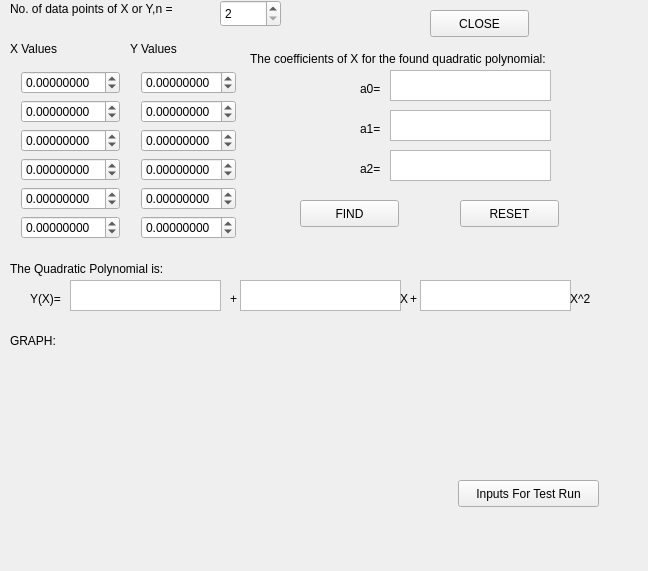
<?xml version="1.0" encoding="UTF-8"?>
<ui version="4.0">
 <class>Widget</class>
 <widget class="QWidget" name="Widget">
  <property name="geometry">
   <rect>
    <x>0</x>
    <y>0</y>
    <width>648</width>
    <height>571</height>
   </rect>
  </property>
  <property name="windowTitle">
   <string>Widget</string>
  </property>
  <widget class="QLabel" name="label">
   <property name="geometry">
    <rect>
     <x>10</x>
     <y>0</y>
     <width>211</width>
     <height>17</height>
    </rect>
   </property>
   <property name="text">
    <string>No. of data points of X or Y,n =</string>
   </property>
  </widget>
  <widget class="QSpinBox" name="spinBox">
   <property name="geometry">
    <rect>
     <x>220</x>
     <y>0</y>
     <width>61</width>
     <height>27</height>
    </rect>
   </property>
   <property name="minimum">
    <number>2</number>
   </property>
   <property name="maximum">
    <number>6</number>
   </property>
  </widget>
  <widget class="QLabel" name="label_2">
   <property name="geometry">
    <rect>
     <x>10</x>
     <y>40</y>
     <width>67</width>
     <height>17</height>
    </rect>
   </property>
   <property name="text">
    <string>X Values</string>
   </property>
  </widget>
  <widget class="QLabel" name="label_3">
   <property name="geometry">
    <rect>
     <x>130</x>
     <y>40</y>
     <width>67</width>
     <height>17</height>
    </rect>
   </property>
   <property name="text">
    <string>Y Values</string>
   </property>
  </widget>
  <widget class="QLabel" name="label_4">
   <property name="geometry">
    <rect>
     <x>250</x>
     <y>50</y>
     <width>391</width>
     <height>17</height>
    </rect>
   </property>
   <property name="text">
    <string>The coefficients of X for the found quadratic polynomial:</string>
   </property>
  </widget>
  <widget class="QLabel" name="label_5">
   <property name="geometry">
    <rect>
     <x>360</x>
     <y>80</y>
     <width>31</width>
     <height>17</height>
    </rect>
   </property>
   <property name="text">
    <string>a0=</string>
   </property>
  </widget>
  <widget class="QLabel" name="label_6">
   <property name="geometry">
    <rect>
     <x>360</x>
     <y>120</y>
     <width>31</width>
     <height>17</height>
    </rect>
   </property>
   <property name="text">
    <string>a1=</string>
   </property>
  </widget>
  <widget class="QLabel" name="label_7">
   <property name="geometry">
    <rect>
     <x>360</x>
     <y>160</y>
     <width>31</width>
     <height>17</height>
    </rect>
   </property>
   <property name="text">
    <string>a2=</string>
   </property>
  </widget>
  <widget class="QListWidget" name="listWidget_1">
   <property name="geometry">
    <rect>
     <x>390</x>
     <y>70</y>
     <width>161</width>
     <height>31</height>
    </rect>
   </property>
  </widget>
  <widget class="QListWidget" name="listWidget_2">
   <property name="geometry">
    <rect>
     <x>390</x>
     <y>110</y>
     <width>161</width>
     <height>31</height>
    </rect>
   </property>
  </widget>
  <widget class="QListWidget" name="listWidget_3">
   <property name="geometry">
    <rect>
     <x>390</x>
     <y>150</y>
     <width>161</width>
     <height>31</height>
    </rect>
   </property>
  </widget>
  <widget class="QLabel" name="label_8">
   <property name="geometry">
    <rect>
     <x>10</x>
     <y>260</y>
     <width>241</width>
     <height>17</height>
    </rect>
   </property>
   <property name="text">
    <string>The Quadratic Polynomial is:</string>
   </property>
  </widget>
  <widget class="QPushButton" name="START">
   <property name="geometry">
    <rect>
     <x>300</x>
     <y>200</y>
     <width>99</width>
     <height>27</height>
    </rect>
   </property>
   <property name="text">
    <string>FIND</string>
   </property>
  </widget>
  <widget class="QLabel" name="label_9">
   <property name="geometry">
    <rect>
     <x>30</x>
     <y>290</y>
     <width>41</width>
     <height>17</height>
    </rect>
   </property>
   <property name="text">
    <string>Y(X)=</string>
   </property>
  </widget>
  <widget class="QListWidget" name="listWidget_4">
   <property name="geometry">
    <rect>
     <x>70</x>
     <y>280</y>
     <width>151</width>
     <height>31</height>
    </rect>
   </property>
  </widget>
  <widget class="QLabel" name="label_10">
   <property name="geometry">
    <rect>
     <x>230</x>
     <y>290</y>
     <width>16</width>
     <height>17</height>
    </rect>
   </property>
   <property name="text">
    <string>+</string>
   </property>
  </widget>
  <widget class="QListWidget" name="listWidget_5">
   <property name="geometry">
    <rect>
     <x>240</x>
     <y>280</y>
     <width>161</width>
     <height>31</height>
    </rect>
   </property>
  </widget>
  <widget class="QLabel" name="label_11">
   <property name="geometry">
    <rect>
     <x>400</x>
     <y>290</y>
     <width>16</width>
     <height>17</height>
    </rect>
   </property>
   <property name="text">
    <string>X</string>
   </property>
  </widget>
  <widget class="QLabel" name="label_12">
   <property name="geometry">
    <rect>
     <x>410</x>
     <y>290</y>
     <width>16</width>
     <height>17</height>
    </rect>
   </property>
   <property name="text">
    <string>+</string>
   </property>
  </widget>
  <widget class="QListWidget" name="listWidget_6">
   <property name="geometry">
    <rect>
     <x>420</x>
     <y>280</y>
     <width>151</width>
     <height>31</height>
    </rect>
   </property>
  </widget>
  <widget class="QLabel" name="label_13">
   <property name="geometry">
    <rect>
     <x>570</x>
     <y>290</y>
     <width>41</width>
     <height>17</height>
    </rect>
   </property>
   <property name="text">
    <string>X^2</string>
   </property>
  </widget>
  <widget class="QCustomPlot" name="customPlot" native="true">
   <property name="geometry">
    <rect>
     <x>90</x>
     <y>350</y>
     <width>321</width>
     <height>211</height>
    </rect>
   </property>
  </widget>
  <widget class="QLabel" name="label_14">
   <property name="geometry">
    <rect>
     <x>10</x>
     <y>330</y>
     <width>67</width>
     <height>21</height>
    </rect>
   </property>
   <property name="text">
    <string>GRAPH:</string>
   </property>
  </widget>
  <widget class="QPushButton" name="secwindow">
   <property name="geometry">
    <rect>
     <x>458</x>
     <y>480</y>
     <width>141</width>
     <height>27</height>
    </rect>
   </property>
   <property name="text">
    <string>Inputs For Test Run</string>
   </property>
  </widget>
  <widget class="QWidget" name="layoutWidget">
   <property name="geometry">
    <rect>
     <x>130</x>
     <y>60</y>
     <width>117</width>
     <height>194</height>
    </rect>
   </property>
   <layout class="QGridLayout" name="gridLayout">
    <item row="0" column="0">
     <widget class="QDoubleSpinBox" name="doubleSpinBox_7">
      <property name="decimals">
       <number>8</number>
      </property>
      <property name="minimum">
       <double>-5000.000000000000000</double>
      </property>
      <property name="maximum">
       <double>5000.000000000000000</double>
      </property>
      <property name="singleStep">
       <double>0.000001000000000</double>
      </property>
     </widget>
    </item>
    <item row="1" column="0">
     <widget class="QDoubleSpinBox" name="doubleSpinBox_8">
      <property name="decimals">
       <number>8</number>
      </property>
      <property name="minimum">
       <double>-5000.000000000000000</double>
      </property>
      <property name="maximum">
       <double>5000.000000000000000</double>
      </property>
      <property name="singleStep">
       <double>0.000001000000000</double>
      </property>
     </widget>
    </item>
    <item row="2" column="0">
     <widget class="QDoubleSpinBox" name="doubleSpinBox_9">
      <property name="decimals">
       <number>8</number>
      </property>
      <property name="minimum">
       <double>-5000.000000000000000</double>
      </property>
      <property name="maximum">
       <double>5000.000000000000000</double>
      </property>
      <property name="singleStep">
       <double>0.000001000000000</double>
      </property>
     </widget>
    </item>
    <item row="3" column="0">
     <widget class="QDoubleSpinBox" name="doubleSpinBox_10">
      <property name="decimals">
       <number>8</number>
      </property>
      <property name="minimum">
       <double>-5000.000000000000000</double>
      </property>
      <property name="maximum">
       <double>5000.000000000000000</double>
      </property>
      <property name="singleStep">
       <double>0.000001000000000</double>
      </property>
     </widget>
    </item>
    <item row="4" column="0">
     <widget class="QDoubleSpinBox" name="doubleSpinBox_11">
      <property name="decimals">
       <number>8</number>
      </property>
      <property name="minimum">
       <double>-5000.000000000000000</double>
      </property>
      <property name="maximum">
       <double>5000.000000000000000</double>
      </property>
      <property name="singleStep">
       <double>0.000001000000000</double>
      </property>
     </widget>
    </item>
    <item row="5" column="0">
     <widget class="QDoubleSpinBox" name="doubleSpinBox_12">
      <property name="decimals">
       <number>8</number>
      </property>
      <property name="minimum">
       <double>-5000.000000000000000</double>
      </property>
      <property name="maximum">
       <double>5000.000000000000000</double>
      </property>
      <property name="singleStep">
       <double>0.000001000000000</double>
      </property>
     </widget>
    </item>
   </layout>
  </widget>
  <widget class="QWidget" name="layoutWidget">
   <property name="geometry">
    <rect>
     <x>10</x>
     <y>60</y>
     <width>121</width>
     <height>194</height>
    </rect>
   </property>
   <layout class="QGridLayout" name="gridLayout_2">
    <item row="0" column="0">
     <widget class="QDoubleSpinBox" name="doubleSpinBox_1">
      <property name="decimals">
       <number>8</number>
      </property>
      <property name="minimum">
       <double>-5000.000000000000000</double>
      </property>
      <property name="maximum">
       <double>5000.000000000000000</double>
      </property>
      <property name="singleStep">
       <double>0.000001000000000</double>
      </property>
     </widget>
    </item>
    <item row="1" column="0">
     <widget class="QDoubleSpinBox" name="doubleSpinBox_2">
      <property name="decimals">
       <number>8</number>
      </property>
      <property name="minimum">
       <double>-5000.000000000000000</double>
      </property>
      <property name="maximum">
       <double>50000.000000000000000</double>
      </property>
      <property name="singleStep">
       <double>0.000001000000000</double>
      </property>
     </widget>
    </item>
    <item row="2" column="0">
     <widget class="QDoubleSpinBox" name="doubleSpinBox_3">
      <property name="decimals">
       <number>8</number>
      </property>
      <property name="minimum">
       <double>-5000.000000000000000</double>
      </property>
      <property name="maximum">
       <double>5000.000000000000000</double>
      </property>
      <property name="singleStep">
       <double>0.000001000000000</double>
      </property>
     </widget>
    </item>
    <item row="3" column="0">
     <widget class="QDoubleSpinBox" name="doubleSpinBox_4">
      <property name="decimals">
       <number>8</number>
      </property>
      <property name="minimum">
       <double>-5000.000000000000000</double>
      </property>
      <property name="maximum">
       <double>5000.000000000000000</double>
      </property>
      <property name="singleStep">
       <double>0.000001000000000</double>
      </property>
     </widget>
    </item>
    <item row="4" column="0">
     <widget class="QDoubleSpinBox" name="doubleSpinBox_5">
      <property name="decimals">
       <number>8</number>
      </property>
      <property name="minimum">
       <double>-5000.000000000000000</double>
      </property>
      <property name="maximum">
       <double>5000.000000000000000</double>
      </property>
      <property name="singleStep">
       <double>0.000001000000000</double>
      </property>
     </widget>
    </item>
    <item row="5" column="0">
     <widget class="QDoubleSpinBox" name="doubleSpinBox_6">
      <property name="decimals">
       <number>8</number>
      </property>
      <property name="minimum">
       <double>-5000.000000000000000</double>
      </property>
      <property name="maximum">
       <double>5000.000000000000000</double>
      </property>
      <property name="singleStep">
       <double>0.000001000000000</double>
      </property>
     </widget>
    </item>
   </layout>
  </widget>
  <widget class="QPushButton" name="pushButton_RESET">
   <property name="geometry">
    <rect>
     <x>460</x>
     <y>200</y>
     <width>99</width>
     <height>27</height>
    </rect>
   </property>
   <property name="text">
    <string>RESET</string>
   </property>
  </widget>
  <widget class="QPushButton" name="pushButton_Close2">
   <property name="geometry">
    <rect>
     <x>430</x>
     <y>10</y>
     <width>99</width>
     <height>27</height>
    </rect>
   </property>
   <property name="text">
    <string>CLOSE</string>
   </property>
  </widget>
 </widget>
 <layoutdefault spacing="6" margin="11"/>
 <customwidgets>
  <customwidget>
   <class>QCustomPlot</class>
   <extends>QWidget</extends>
   <header location="global">qcustomplot.h</header>
   <container>1</container>
  </customwidget>
 </customwidgets>
 <resources/>
 <connections/>
</ui>
